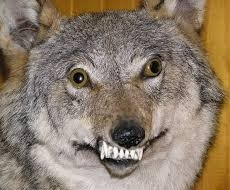
#> input picture wolf.jpg, 230 x 190 px
$ python Zad9.py
#> lines starting #> are read from the running program, lines starting #| are printed output that depends on the picture
'''Zapis przyciętego obrazu
a. Przytnij obraz do obszaru o wymiarach 300x300 pikseli.
b. Zapisz wynik jako nowy plik cropped_image.jpg.'''

import cv2
import imutils

image = cv2.imread("wolf.jpg")
#> image is the input picture: shape (190, 230, 3); mean B, G, R 107.5, 124.2, 139.7
resized = imutils.resize(image, width=500)
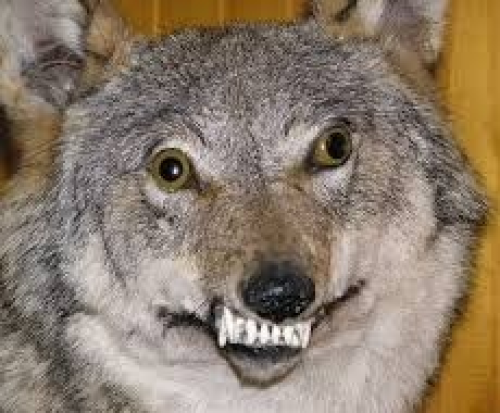
#> resized: shape (413, 500, 3); mean B, G, R 107.4, 124.2, 139.7
cv2.imshow("Resized",resized)
roi = resized[0:300,0:300]
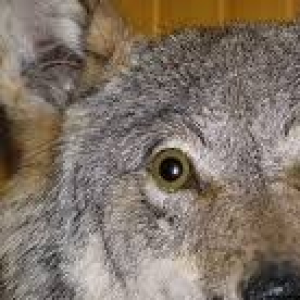
#> roi: shape (300, 300, 3); mean B, G, R 103, 115.3, 128.2

cv2.imshow("ROI",roi)
cv2.waitKey(0)

cv2.imwrite("cropped_image.jpg", roi)

$ run again, with BLUE.jpg copied over wolf.jpg
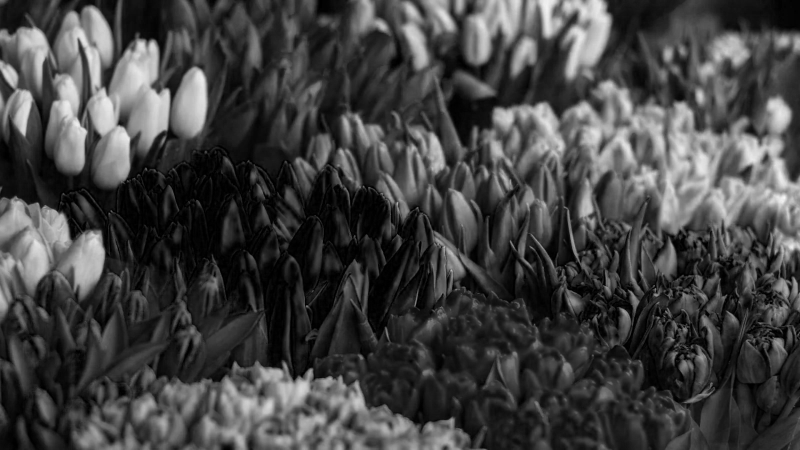
#> input picture BLUE.jpg, 1600 x 900 px (shown at 1/2 size)
#> image is the input picture: shape (900, 1600, 3); min 0, max 249, mean 66.5
#> `resized = imutils.resize(image, width=500)`:
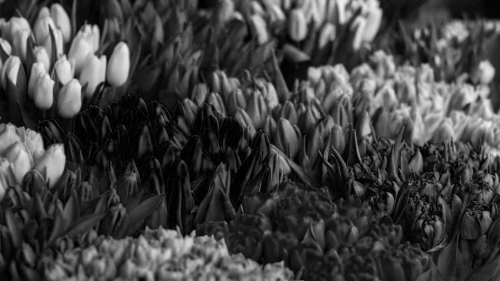
#> resized: shape (281, 500, 3); min 0, max 242, mean 66.5
#> `roi = resized[0:300,0:300]`:
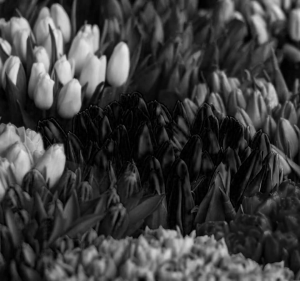
#> roi: shape (281, 300, 3); min 0, max 235, mean 61.9

$ run again, with GREEN.jpg copied over wolf.jpg
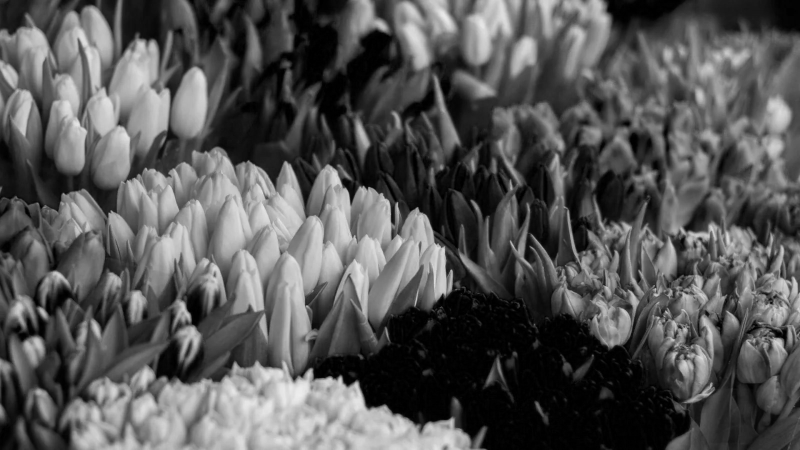
#> input picture GREEN.jpg, 1600 x 900 px (shown at 1/2 size)
#> image is the input picture: shape (900, 1600, 3); min 0, max 238, mean 85.6
#> `resized = imutils.resize(image, width=500)`:
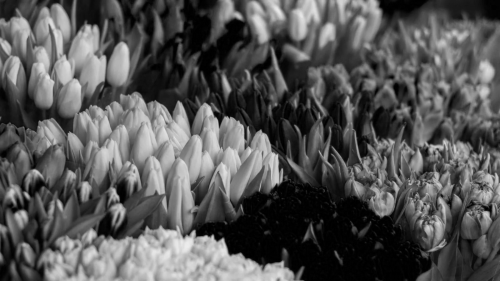
#> resized: shape (281, 500, 3); min 0, max 237, mean 85.6
#> `roi = resized[0:300,0:300]`:
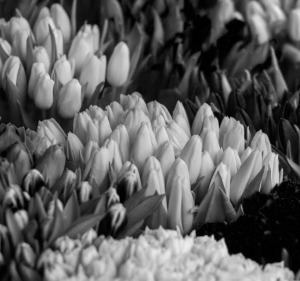
#> roi: shape (281, 300, 3); min 0, max 237, mean 94.8
